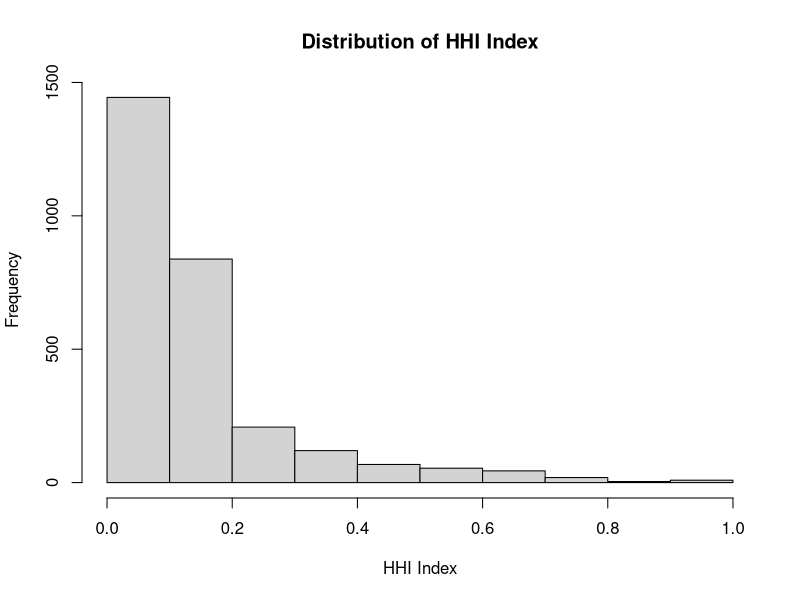
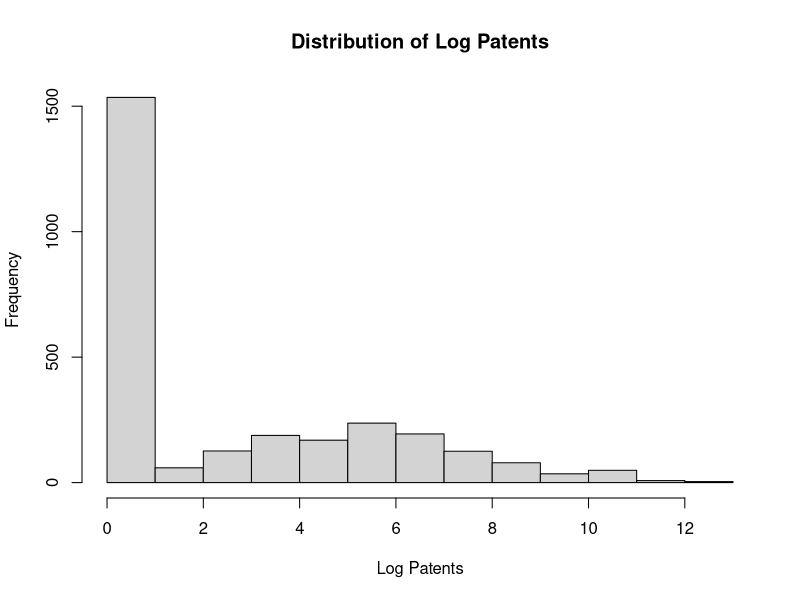

Write the R code that produced these figures, in order. (Note: this script raises an error after producing the figures.)
# Load required libraries
library(plm)
library(dplyr)
library(Metrics)

# Load required libraries
library(plm)
library(dplyr)
library(Metrics)

# Step 1: Load and clean dataset
final_data <- read.csv("final_data.csv") %>%
  mutate(
    hhi_index = as.numeric(hhi_index),
    log_patents = log1p(as.numeric(total_patents)),
    log_enablingpatents = log1p(as.numeric(enabling_tech_patents)),
    country = as.factor(country),
    year = as.factor(year)
  ) %>%
  filter(!is.na(hhi_index) & !is.na(log_patents) & !is.na(hc) & !is.na(rgdpe) & !is.na(kaopen) & !is.na(ctfp) & !is.na(xr))

# Step 2: EDA
# Overview of the dataset
summary(final_data)
str(final_data)

# Check unique entities and time periods
num_countries <- length(unique(final_data$country))
num_years <- length(unique(final_data$year))
print(paste("Number of countries:", num_countries))
print(paste("Number of years:", num_years))

# Check for balance
table(final_data$country, final_data$year)  # Creates a matrix for presence of data

# Check for missing values
na_counts <- colSums(is.na(final_data))
print("Missing values per column:")
print(na_counts)

# Histograms for continuous variables
hist(final_data$hhi_index, main = "Distribution of HHI Index", xlab = "HHI Index")
hist(final_data$log_patents, main = "Distribution of Log Patents", xlab = "Log Patents")

# Boxplot by country
ggplot(final_data, aes(x = country, y = log_patents)) +
  geom_boxplot() +
  labs(title = "Log Patents by Country") +
  theme(axis.text.x = element_text(angle = 90, hjust = 1))

# Average trend of log_patents over time
# Ensure 'year' is numeric
final_data$year <- as.numeric(as.character(final_data$year))
avg_trend <- final_data %>%
  group_by(year) %>%
  summarize(mean_log_patents = mean(log_patents, na.rm = TRUE))  # Use log_patents

# Plot the average log_patents over time
ggplot(avg_trend, aes(x = year, y = mean_log_patents)) +
  geom_line(color = "blue", size = 1) +
  labs(
    title = "Average Log Patents Over Time",
    x = "Year",
    y = "Average Log Patents"
  ) +
  theme_minimal()

# Average HHI Index by Country
country_avg <- final_data %>%
  group_by(country) %>%
  summarize(avg_hhi = mean(hhi_index, na.rm = TRUE))

ggplot(country_avg, aes(x = reorder(country, avg_hhi), y = avg_hhi)) +
  geom_bar(stat = "identity", fill = "skyblue") +
  labs(title = "Average HHI Index by Country", x = "Country", y = "HHI Index") +
  theme(axis.text.x = element_text(angle = 90, hjust = 1))

# Average Innovation by Country
country_avg1 <- final_data %>%
  group_by(country) %>%
  summarize(avg_patents = mean(total_patents, na.rm = TRUE))

ggplot(country_avg1, aes(x = reorder(country, avg_patents), y = avg_patents)) +
  geom_bar(stat = "identity", fill = "skyblue") +
  labs(title = "Average Green Patents by Country", x = "Country", y = "Total Patents") +
  theme(axis.text.x = element_text(angle = 90, hjust = 1))

# Correlations between variables 
# Select numeric columns
numeric_vars <- final_data %>% select(where(is.numeric))
cor_matrix <- cor(numeric_vars, use = "pairwise.complete.obs")

# Heatmap for correlation matrix
library(corrplot)
corrplot(cor_matrix, method = "color", type = "upper", tl.col = "black")

# Visualize the relationship using a scatter plot with a linear trend
ggplot(final_data, aes(x = hhi_index, y = log_patents)) +
  geom_point(alpha = 0.5, color = "blue") +
  geom_smooth(method = "lm", color = "red", se = TRUE) +
  labs(title = "Relationship between HHI Index and Innovation",
       x = "HHI Index (Market Concentration)",
       y = "Log of Total Patents") +
  theme_minimal()

# Panel Data Exploration
# Trends of log_patents for top-5 countries country
# Step 2: Identify the top 5 innovating countries by average total patents
top_countries <- final_data %>%
  group_by(country) %>%
  summarise(mean_patents = mean(total_patents, na.rm = TRUE)) %>%
  arrange(desc(mean_patents)) %>%
  slice_head(n = 5) %>%  # Select top 5 countries
  pull(country)

final_data %>%
  filter(country %in% top_countries) %>%  # Filter for top countries
  ggplot(aes(x = year, y = log_patents, group = country, color = country)) +
  geom_line(size = 0.5) +
  labs(
    title = "Trends in Log Patents for Top 5 Innovating Countries",
    x = "Year",
    y = "Log of Total Patents"
  ) +
  theme_minimal() +
  theme(legend.position = "bottom")
